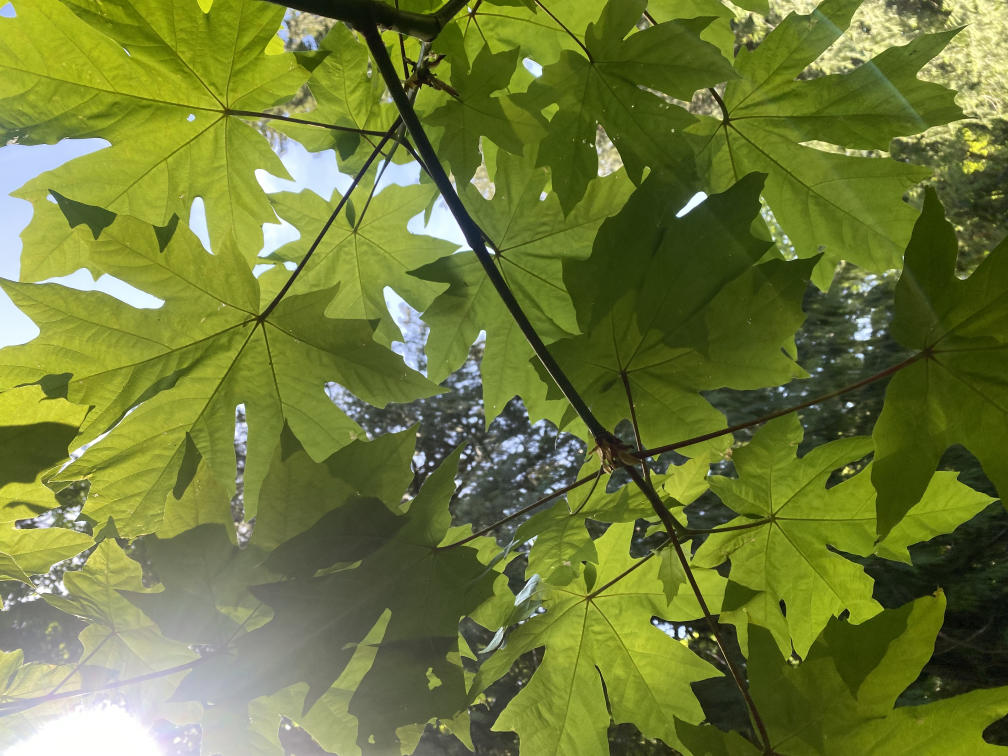
#> input picture unit-1/unit-1-project/daylight/u1pdimg5.jpeg, 4032 x 3024 px, given as the content of the folder daylight/u1pdimg5.jpeg, which was not available (shown at 1/4 size)
$ python algo1.py daylight/u1pdimg5.jpeg
#> lines starting #> are read from the running program, lines starting #| are printed output that depends on the picture; pictures that were not available may be replaced by others from this repository, and a replacement may not be noted
# unit 1 project : algorithm 1

import os
from os import listdir, path
import random
from PIL import Image
import sys

# argument error message, called if command line programme call is not as desired

if len(sys.argv) != 2:
    exit("This command requires one argument : the name of your image folder. Image folder and algorithm must be in same folder.")

# to avoid ds store file errors where it chooses the ds_store file instead of an image file

def remove_ds_store(path): # define function with the image folder name as the parameter
#> called with path = 'daylight/u1pdimg5.jpeg'
      for files in os.walk(path): # for files in that folder
            for file in files: # checking if a file
                if file == ".DS_Store": # is a ds_store file
                   file_path = os.path.join(file) # if so, select file
                   os.remove(file_path) # remove it
                else:
                   exit # if not, exit

remove_ds_store(sys.argv[1]) # call function with the desired folder

# doubling down on deleting ds_store :)
# try-except error handling because i got an error that said there was no ds_store file to delete
# so if there isn't one, it skips this part

try:

    files = listdir(sys.argv[1])
    files.remove(".DS_Store")

except:
    exit

# opening 2 random files in desired folder

random_file = random.choice(files)
img1 = Image.open (path.join(str(sys.argv[1]),random_file))
#> img1 is the input picture: PIL image 4032x3024 RGB; mean R, G, B 111.6, 123.6, 57.1

random_file = random.choice(files)
img2 = Image.open (path.join(str(sys.argv[1]),random_file))

# 'try-except' error handling to give personalized ValueError error message
# so if the images aren't blendable due to diffe3ring sizes, it skips to the error message

try:

    #  blend images as a first step

    img = Image.blend(img1,img2,.5)

    # save output to same folder that the images were taken from

    image_path = sys.argv[1]
    img.save(f"{image_path}/tobedeleted.jpeg")

    # alter pixels under certain value to fun colour and save

    img_hsv = img.convert(mode="HSV") # convert to HSV
#> img_hsv: PIL image 4032x3024 HSV; mean H, S, V 56.4, 149.6, 124.6
    img_hsv_data = img_hsv.getdata() # get image data
    new_img_data = [] # set up new image variable

    for p in img_hsv_data: # for pixel in the original HSV image
        if p[2] < 50: # if the y-value(?) of the pixe is under 50
            new_img_data.append((200, 255, 255)) # make the pixel magenta
        else: # otherwise
            new_img_data.append(p) # add the original pixel
#> this loop made 12192768 passes
#> p on passes 1 to 3: (45, 199, 215), (45, 199, 215), (45, 196, 215)
#> after the loop, new_img_data = 12192768 items

    img_hsv.putdata(new_img_data) # add data to new image
#> img_hsv: PIL image 4032x3024 HSV; mean H, S, V 64.6, 156.4, 137.3
    img_rgb = img_hsv.convert("RGB") # convert to RGB
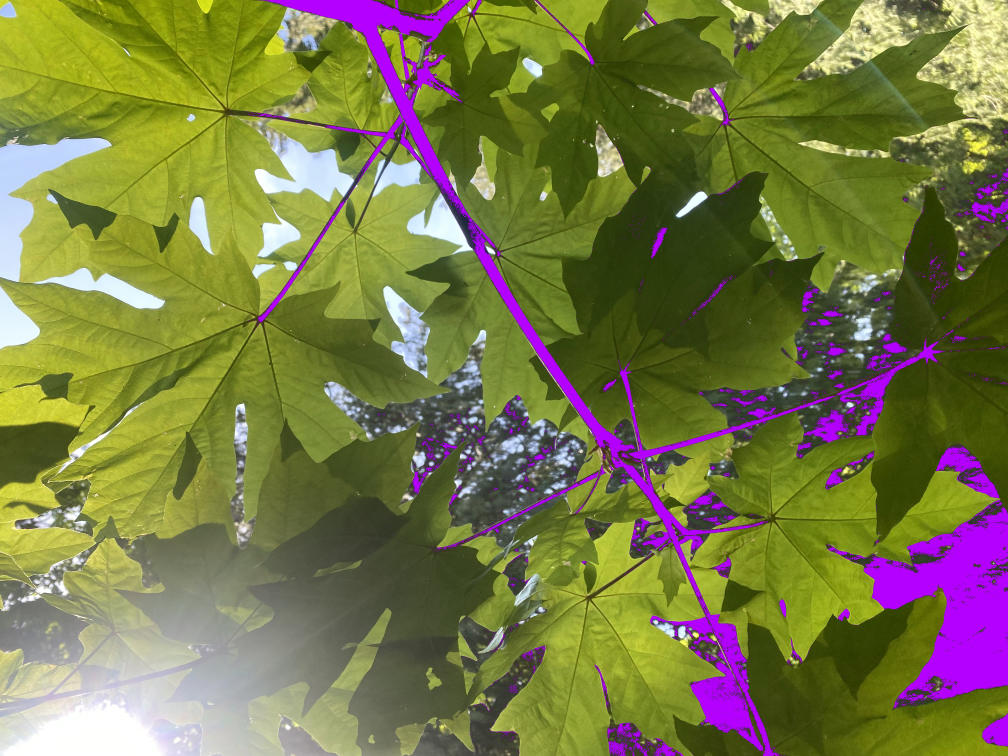
#> img_rgb: PIL image 4032x3024 RGB (shown at 1/4 size); mean R, G, B 121.1, 121.6, 70.9
    img_rgb.save(f"{image_path}/algo1-" + str(sys.argv[1]) + ".jpeg") # save

    # delete the blended base image

    def delete_image(image_path): # define function with the location and name of the image as the parameter
        if os.path.exists(image_path): # if the image exists in that folder
            os.getcwd() # select
            os.remove(image_path) # and remove

    image_path = sys.argv[1] + "/tobedeleted.jpeg" # initialize image path as the folder name and base image name
    delete_image(image_path) # call function

except:
    exit("Images must be of the same size.")

$ run again, on unit-1/unit-1-project/daylight/u1pdimg8.jpeg
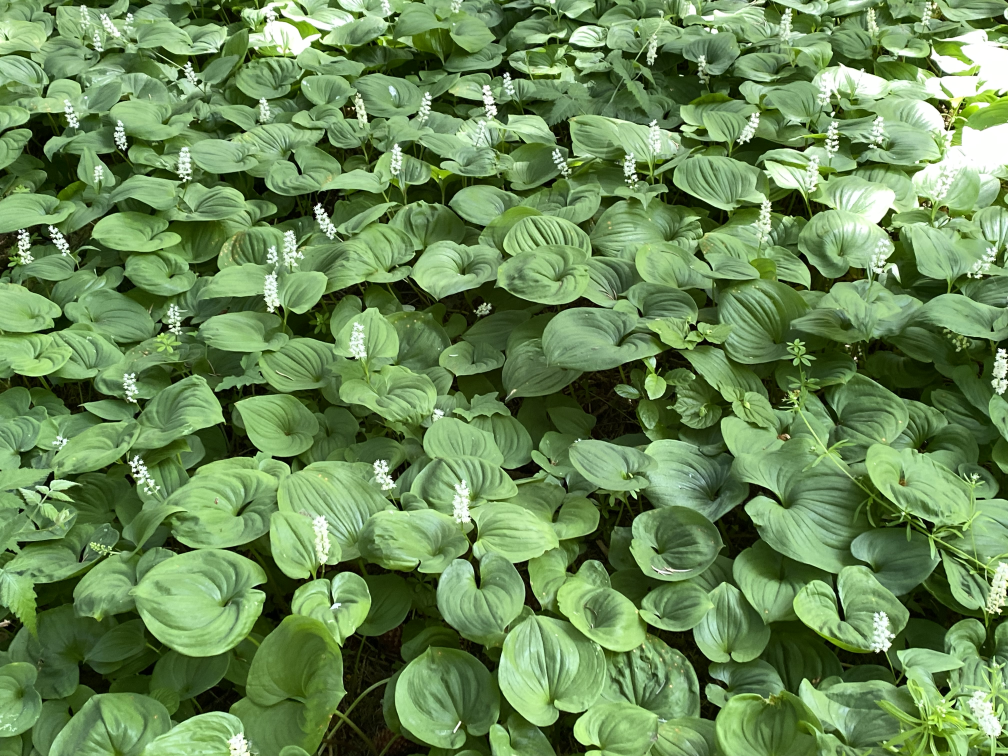
#> input picture unit-1/unit-1-project/daylight/u1pdimg8.jpeg, 4032 x 3024 px, given as the content of the folder daylight/u1pdimg8.jpeg, which was not available (shown at 1/4 size)
#> img1 is the input picture: PIL image 4032x3024 RGB; mean R, G, B 106.1, 138.7, 86.2
#> the loop `for p in img_hsv_data:` made 12192768 passes
#> p on passes 1 to 3: (70, 85, 190), (70, 85, 192), (70, 84, 193)
#> after the loop `for p in img_hsv_data:`: new_img_data = 12192768 items
#> `img_rgb = img_hsv.convert("RGB")`:
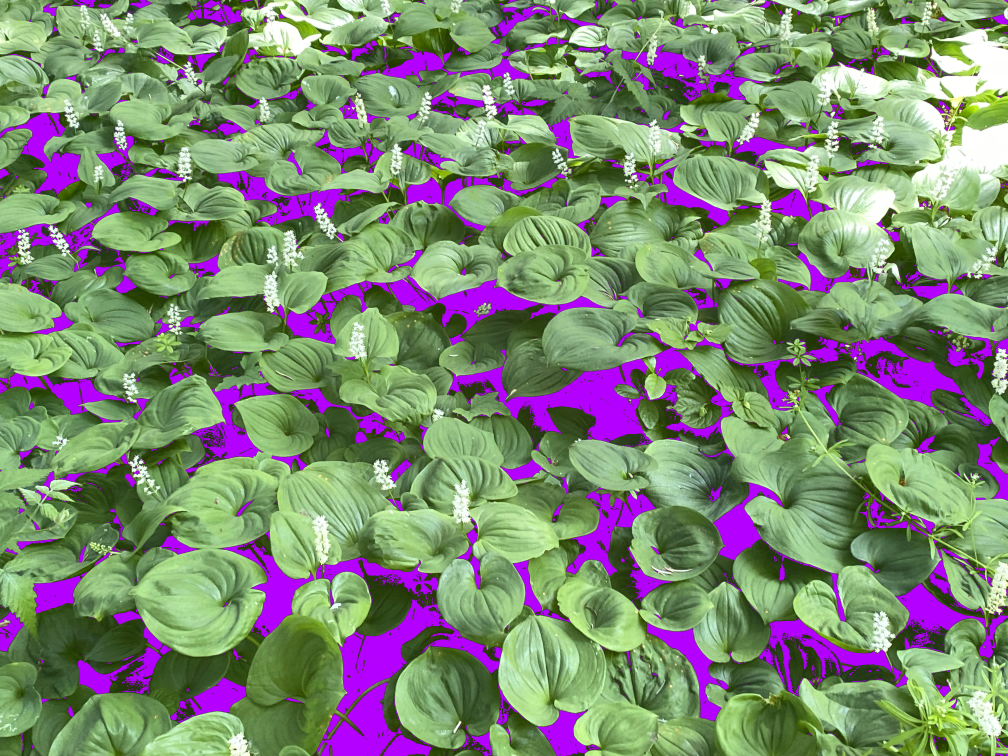
#> img_rgb: PIL image 4032x3024 RGB (shown at 1/4 size); mean R, G, B 125.8, 135.4, 115.8

$ run again, on unit-1/unit-1-project/daylight/u1pdimg9.jpeg
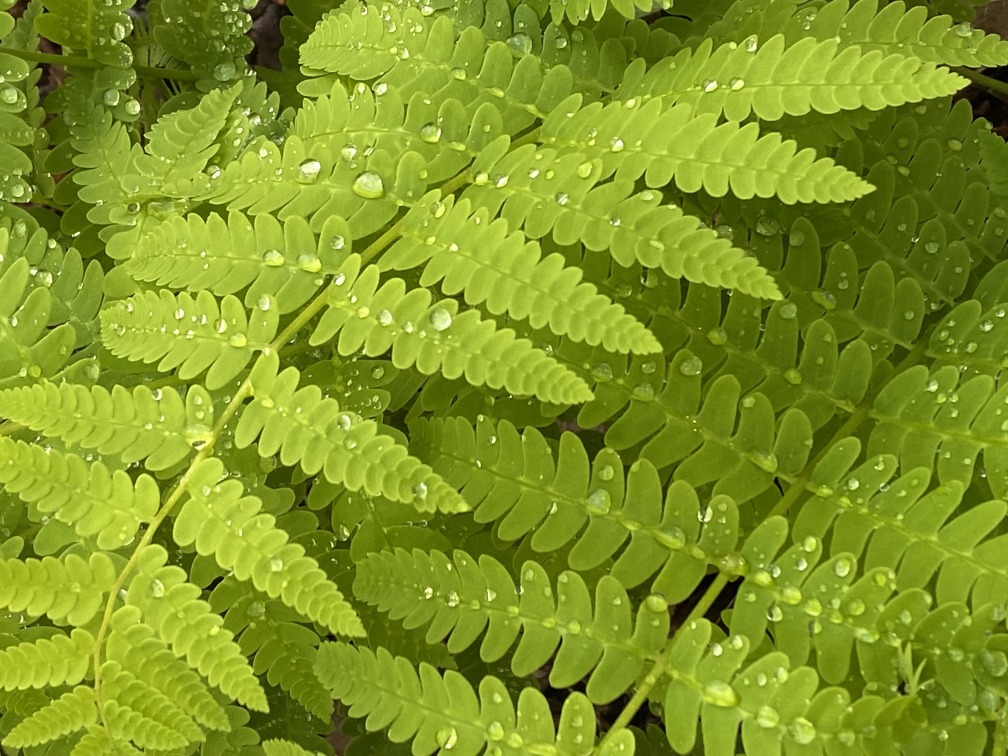
#> input picture unit-1/unit-1-project/daylight/u1pdimg9.jpeg, 4032 x 3024 px, given as the content of the folder daylight/u1pdimg9.jpeg, which was not available (shown at 1/4 size)
#> img1 is the input picture: PIL image 4032x3024 RGB; mean R, G, B 128.8, 150.5, 36.1
#> the loop `for p in img_hsv_data:` made 12192768 passes
#> p on passes 1 to 3: (51, 210, 132), (51, 212, 131), (51, 213, 130)
#> after the loop `for p in img_hsv_data:`: new_img_data = 12192768 items
#> `img_rgb = img_hsv.convert("RGB")`:
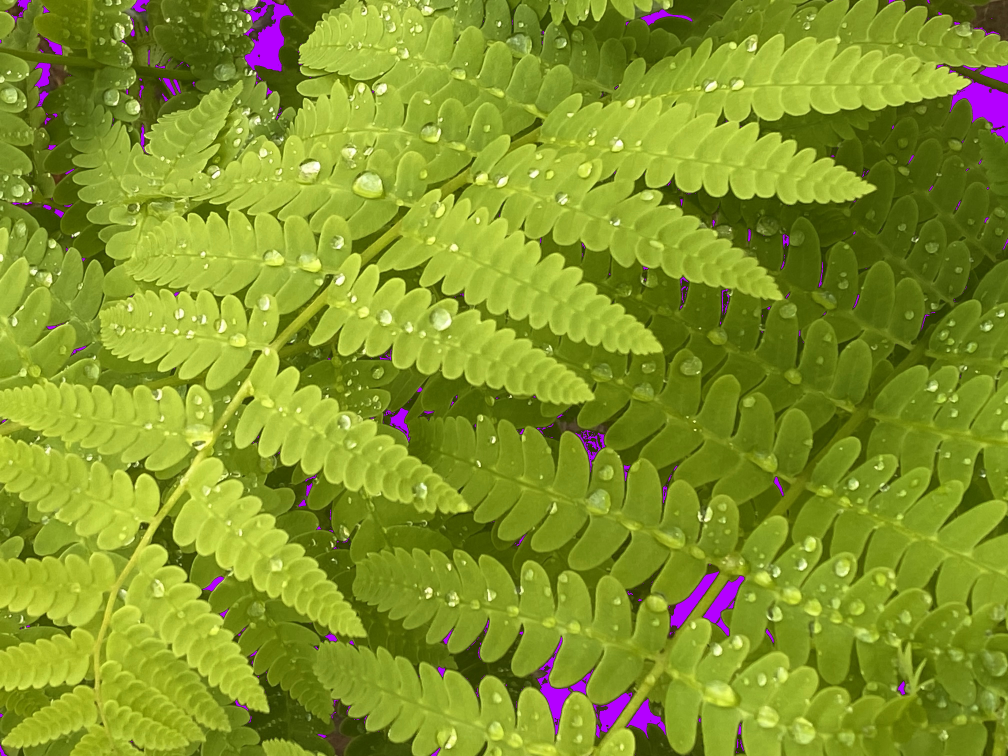
#> img_rgb: PIL image 4032x3024 RGB (shown at 1/4 size); mean R, G, B 132.4, 150.2, 39.8
